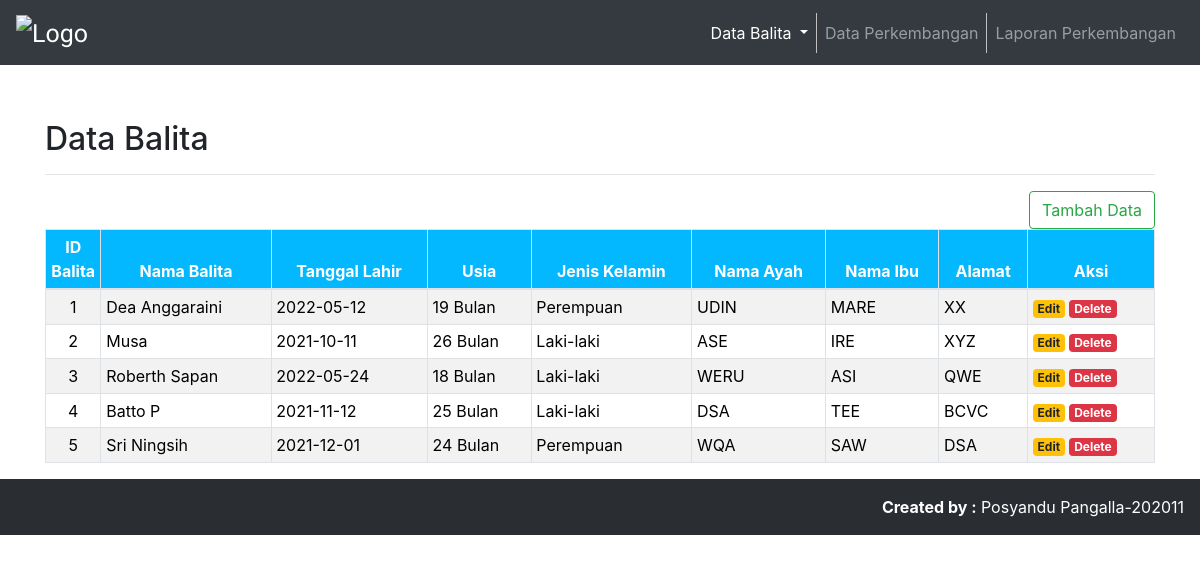
The page /admin/index-balita.php on the database its author committed.
### tables this page shows
CREATE TABLE `balita` (
  `idbalita` int(5) NOT NULL,
  `nama_balita` varchar(100) NOT NULL,
  `tanggal_lahir` date NOT NULL,
  `jenis_kelamin` enum('Laki-laki','Perempuan') NOT NULL,
  `nama_ayah` varchar(100) NOT NULL,
  `nama_ibu` varchar(100) NOT NULL,
  `alamat` text NOT NULL
);

### admin/index-balita.php (the view, shortened to what this page needs)
<?php
	include('koneksi.php');
?>
<!DOCTYPE html>
<html lang="en">
<head>
	<link rel="stylesheet" href="https://maxcdn.bootstrapcdn.com/bootstrap/4.5.2/css/bootstrap.min.css">
	<link rel="stylesheet" href="style.css">
	<link rel="stylesheet" href="https://cdnjs.cloudflare.com/ajax/libs/font-awesome/4.7.0/css/font-awesome.min.css">
</head>
<body>
	<nav class="navbar navbar-expand-md bg-dark navbar-dark fixed-top">
		<a class="navbar-brand">
			<img src="http://indihealth.com/indihealthcom/assets/images/products/5acf891ba61c4.png" alt="Logo"
				style="width:150px;"></a>
		<div class="collapse navbar-collapse" id="collapsibleNavbar">
			<ul class="navbar-nav ml-auto">
				<li class="nav-item dropdown active">
					<a class="nav-link dropdown-toggle" href="#" id="navbarDropdown" role="button"
						data-toggle="dropdown" aria-haspopup="true" aria-expanded="false">
						Data Balita
					</a>
				</li>
				<li class="nav-item">
					<a class="nav-link" href="index-perkembangan.php">Data Perkembangan</a>
				</li>
				<li class="nav-item">
					<a class="nav-link" href="laporan-perkembangan.php">Laporan Perkembangan</a>
				</li>
			</ul>
		</div>
	</nav>
	<br><br><br><br><br>
	<div class="container">
		<h2>Data Balita</h2>
		<hr>
		<div id="button">
			<span style="float: right">
				<a href="proses/create-balita.php" class="btn btn-outline-success" role="button">Tambah Data</a>
			</span>
		</div>
		<table class="table table-striped table-hover table-sm table-bordered">
			<thead class="thead">
				<tr align="center">
					<th style="width:5%">ID Balita</th>
					<th>Nama Balita</th>
					<th>Tanggal Lahir</th>
					<th>Usia</th>
					<th>Jenis Kelamin</th>
					<th>Nama Ayah</th>
					<th>Nama Ibu</th>
					<th>Alamat</th>
					<th>Aksi</th>
				</tr>
			</thead>
			<tbody>
				<?php
				$sql = mysqli_query($koneksi, "SELECT *, TIMESTAMPDIFF(
					MONTH, tanggal_lahir, NOW() ) AS usia FROM balita ORDER BY idbalita ASC")
					or die(mysqli_error($koneksi));
				if(mysqli_num_rows($sql) > 0){
					while($data = mysqli_fetch_assoc($sql)){
						echo '
						<tr>
							<td align="center">'.$data['idbalita'].'</td>
							<td>'.$data['nama_balita'].'</td>
							<td>'.$data['tanggal_lahir'].'</td>
							<td>'.$data['usia'].' Bulan</td>
							<td>'.$data['jenis_kelamin'].'</td>
							<td>'.$data['nama_ayah'].'</td>
							<td>'.$data['nama_ibu'].'</td>
							<td>'.$data['alamat'].'</td>
							<td>
								<a href="proses/edit-balita.php?idbalita='.$data['idbalita'].'"><span class="badge badge-warning">Edit</a>
								<a href="proses/delete-balita.php?idbalita='.$data['idbalita'].'" class="badge badge-danger" onclick="return confirm(\'Yakin ingin menghapus data ini?\')">Delete</a>
							</td>
						</tr>
						';
					}
				}else{
					echo '
					<tr>
						<td colspan="6">Tidak ada data.</td>
					</tr>
					';
				}
			?>
		</table>
	</div>
	<?php
		include('template/footer.php');
	?>
</body>
</html>

### admin/style.css (style rules this page uses)
.navbar-nav .nav-item:not(:last-child) { border-right: 1px solid silver; }
.navbar-brand { font-family: 'Roboto', sans-serif; font-size: 25px; margin: 0px; }
.table { color: black; }
.thead { background-color: rgb(4, 184, 255); color:white; }

### rows shown on the page
balita: idbalita "1", nama_balita "Dea Anggaraini", tanggal_lahir "2022-05-12", usia "19", jenis_kelamin "Perempuan", nama_ayah "UDIN", nama_ibu "MARE", alamat "XX"
balita: idbalita "2", nama_balita "Musa", tanggal_lahir "2021-10-11", usia "26", jenis_kelamin "Laki-laki", nama_ayah "ASE", nama_ibu "IRE", alamat "XYZ"
balita: idbalita "3", nama_balita "Roberth Sapan", tanggal_lahir "2022-05-24", usia "18", jenis_kelamin "Laki-laki", nama_ayah "WERU", nama_ibu "ASI", alamat "QWE"
balita: idbalita "4", nama_balita "Batto P", tanggal_lahir "2021-11-12", usia "25", jenis_kelamin "Laki-laki", nama_ayah "DSA", nama_ibu "TEE", alamat "BCVC"
balita: idbalita "5", nama_balita "Sri Ningsih", tanggal_lahir "2021-12-01", usia "24", jenis_kelamin "Perempuan", nama_ayah "WQA", nama_ibu "SAW", alamat "DSA"
